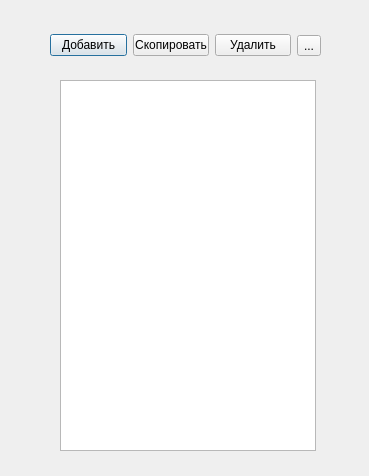
<?xml version="1.0" encoding="UTF-8"?>
<ui version="4.0">
 <class>mainwindow</class>
 <widget class="QDialog" name="mainwindow">
  <property name="geometry">
   <rect>
    <x>0</x>
    <y>0</y>
    <width>369</width>
    <height>476</height>
   </rect>
  </property>
  <property name="windowTitle">
   <string>Dialog</string>
  </property>
  <widget class="QWidget" name="horizontalLayoutWidget">
   <property name="geometry">
    <rect>
     <x>50</x>
     <y>20</y>
     <width>271</width>
     <height>51</height>
    </rect>
   </property>
   <layout class="QHBoxLayout" name="horizontalLayout_2">
    <item>
     <widget class="QPushButton" name="pushButton">
      <property name="text">
       <string>Добавить</string>
      </property>
     </widget>
    </item>
    <item>
     <widget class="QPushButton" name="pushButton_3">
      <property name="text">
       <string>Скопировать</string>
      </property>
     </widget>
    </item>
    <item>
     <widget class="QPushButton" name="pushButton_2">
      <property name="text">
       <string>Удалить</string>
      </property>
     </widget>
    </item>
    <item>
     <widget class="QToolButton" name="toolButton">
      <property name="text">
       <string>...</string>
      </property>
     </widget>
    </item>
   </layout>
  </widget>
  <widget class="QListWidget" name="listWidget">
   <property name="geometry">
    <rect>
     <x>60</x>
     <y>80</y>
     <width>256</width>
     <height>371</height>
    </rect>
   </property>
  </widget>
 </widget>
 <resources/>
 <connections/>
</ui>
